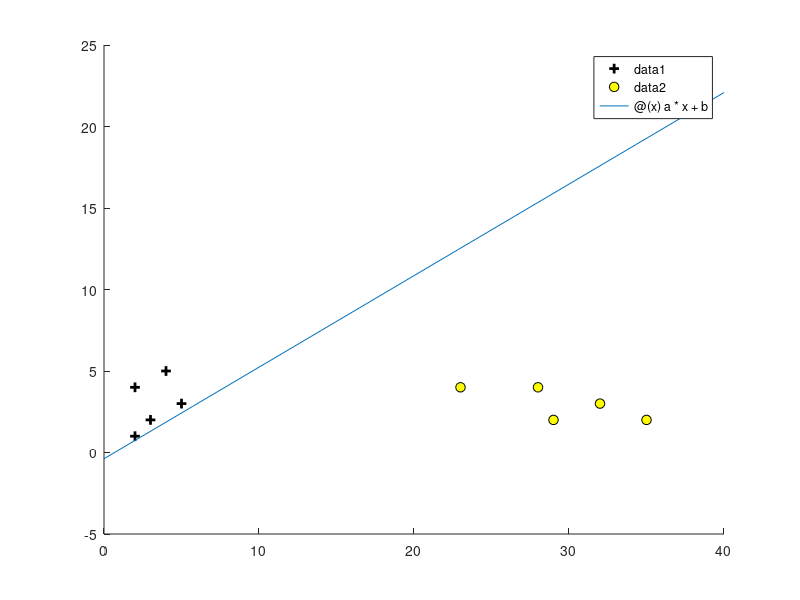

This chart was generated by the following MATLAB code:
clear ; close all; clc

%% Load Data
data = load('data.txt');
X = data(:,[1,2,3]);  %with bias
y = data(:,4);  %output

figure; hold on;


% show all point 
pos = find(y==1); neg = find(y == -1);
% Plot Examples
plot(X(pos, 2), X(pos, 3), 'k+','LineWidth', 2, ...
'MarkerSize', 7);
plot(X(neg, 2), X(neg, 3), 'ko', 'MarkerFaceColor', 'y', ...
'MarkerSize', 7);


X=X';
[m ,n] = size(X);
W = ones (1,m); %initialize 
W = W';

while size(temp = find((y'-sign( W'*X))!=0))>0
	for i=temp
		W  = W' + X'(i,:)*y(i)' 
		W=W'
	endfor
endwhile

%C = W'*X
%A = sign(C)
a=-W(2)/W(3)
b=-W(1)/W(3)

fplot(@(x)a*x+b, [0 40]);
  
hold off;